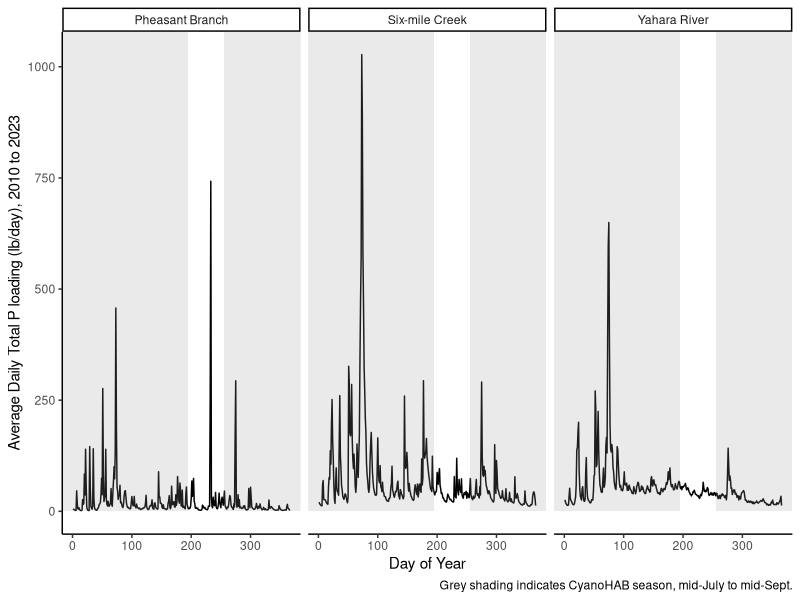
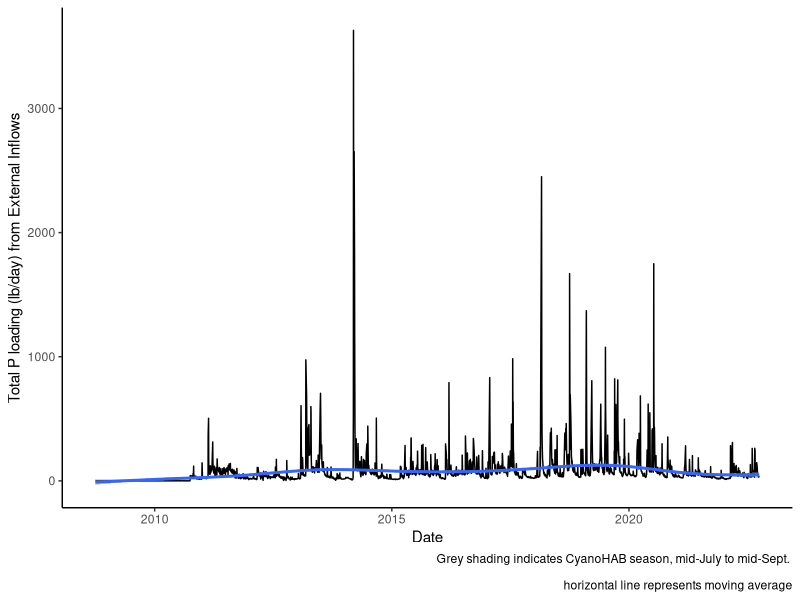

R code for these plots, in order:
## ---- chunk 1
library(dplyr) #needed for transforming data
library(lubridate) #needed for date conversion functions
library(ggplot2) #needed for plotting
## ---- chunk 2
PB_TotP_flow<- read.csv(file="Cleaned_data/Inflow_PheasantBranch_TotP.csv")
PB_TotP_flow<- PB_TotP_flow %>%
  mutate(sampledate=as.Date(sampledate, origin="1899-12-30", format="%m/%d/%Y"),
         Q_cfs=Qout_cfs, #make sure all column names same across data frames
         Qout_cfs=NULL)
YR_TotP_flow<- read.csv(file="Cleaned_data/YaharaRiver_TotP_combined.csv")
YR_TotP_flow<- YR_TotP_flow %>%
  mutate(sampledate=as.Date(sampledate, origin="1899-12-30", format="%m/%d/%Y"))
SMC_TotP_flow<- read.csv(file="Cleaned_data/Inflow_SixMileCreek_TotP.csv")
SMC_TotP_flow<- SMC_TotP_flow %>%
  mutate(sampledate=as.Date(sampledate, origin="1899-12-30", format="%m/%d/%Y"))

PB_DisP_flow<- read.csv(file="Cleaned_data/Inflow_PheasantBranch_SRP.csv")
PB_DisP_flow<- PB_DisP_flow %>%
  mutate(sampledate=as.Date(sampledate, origin="1899-12-30", format="%m/%d/%Y"))
YR_DisP_flow<- read.csv(file="Cleaned_data/YaharaRiver_DissP_combined.csv")
YR_DisP_flow<- YR_DisP_flow %>%
  mutate(sampledate=as.Date(sampledate, origin="1899-12-30", format="%m/%d/%Y"))
SMC_DisP_flow<- read.csv(file="Cleaned_data/Inflow_SixMileCreek_SRP.csv")
SMC_DisP_flow<- SMC_DisP_flow %>%
  mutate(sampledate=as.Date(sampledate, origin="1899-12-30", format="%m/%d/%Y"))
## ---- chunk 3
PB_TotP_flow <- PB_TotP_flow %>%
  mutate(Inflow="Pheasant Branch") #add column with name of inflow
YR_TotP_flow <- YR_TotP_flow %>%
  mutate(Inflow="Yahara River") #add column with name of inflow
SMC_TotP_flow <- SMC_TotP_flow %>%
  mutate(Inflow="Six-mile Creek") #add column with name of inflow

Inflows<- merge(PB_TotP_flow, YR_TotP_flow, #merge two data frames
                all=TRUE) #keep all records for both data frames
Inflows<- merge(Inflows, SMC_TotP_flow, #merge two data frames
                all=TRUE) #keep all records for both data frames                
## ---- chunk 4
Inflows_totP <- Inflows %>%
  mutate(Yr=as.integer(format(sampledate, "%Y")), #add column with year
         daynum=as.integer(format(sampledate, "%j"))) %>% #add column with day number
  filter(Yr >= 2010) %>%  #filter data to include only the past decade...
  group_by(daynum, Inflow) %>% #for each inflow on each day...
  summarize(TotP_lbday_avg=mean(TotP_lbday, na.rm=TRUE)) #average the total P (lb/day) across the years
ggplot(data=Inflows_totP, 
       aes(x=daynum, 
           y=TotP_lbday_avg)) +
  geom_line()+
  facet_wrap(~Inflow) +
  theme_classic()+
  labs(y="Average Daily Total P loading (lb/day), 2010 to 2023",
       x="Day of Year",
      caption="Grey shading indicates CyanoHAB season, mid-July to mid-Sept.") +
  ylim(c(0, max(Inflows$TotP_lbday))) +
  annotate('rect', fill='gray60', alpha=.2, #creates a shadow box 
           xmin=-Inf, xmax=195, ymin=0, ymax=Inf) +#shadow box highlights CyanoHAB season
  annotate('rect', fill='gray60', alpha=.2, #creates a shadow box 
           xmin=255, xmax=Inf, ymin=0, ymax=Inf)  #shadow box highlights CyanoHAB season
## ---- chunk 5
Inflows_totP %>%
  group_by(Inflow) %>%
  summarise(mean=mean(TotP_lbday_avg, na.rm=TRUE),
            min=min(TotP_lbday_avg, na.rm=TRUE),
            max=max(TotP_lbday_avg, na.rm=TRUE))
## ---- chunk 6
Inflows_sumP<- Inflows %>%
  group_by(sampledate) %>% #for each sample date...
  summarize(TotP_lbday_sum=sum(TotP_lbday)) %>% #sum the total P loads for all three inflows
  filter(!is.na(TotP_lbday_sum)) %>% #remove NAs 
  filter(TotP_lbday_sum>=0) #remove any negative values
write.csv(Inflows_sumP, file="Cleaned_data/Mendota_inflows.csv") #save as new data file
ggplot(data=Inflows_sumP, 
       aes(x=sampledate, 
           y=TotP_lbday_sum)) +
  geom_line()+
  geom_smooth()+
  theme_classic()+
  labs(y="Total P loading (lb/day) from External Inflows",
       x="Date",
      caption="Grey shading indicates CyanoHAB season, mid-July to mid-Sept. \n
      horizontal line represents moving average") 
